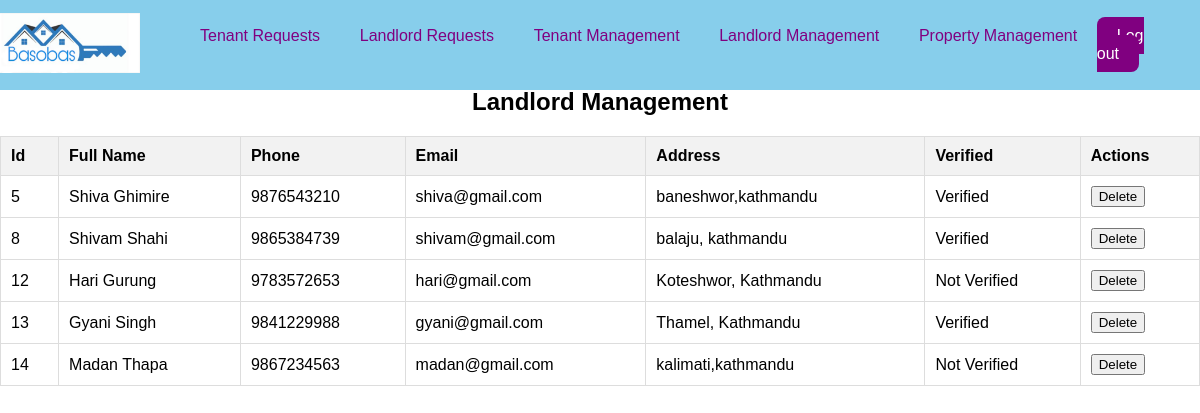
Page /admin.view.php on the committed database.
### tables this page shows
CREATE TABLE `landlord` (
  `lid` int(11) NOT NULL,
  `lname` varchar(30) NOT NULL,
  `llastname` varchar(255) NOT NULL,
  `lpassword` varchar(255) DEFAULT NULL,
  `lemail` varchar(30) NOT NULL,
  `lphone` bigint(10) NOT NULL,
  `laddress` varchar(255) NOT NULL,
  `verified` tinyint(1) NOT NULL DEFAULT 0,
  `request` tinyint(1) NOT NULL DEFAULT 0,
  `message` tinyint(1) NOT NULL DEFAULT 0,
  `id_document` varchar(255) NOT NULL,
  `property_document` varchar(255) NOT NULL
);

### Database.php (called while the page is built, shortened)
<?php
    class Database
{
    private static $host = "localhost";
    private static $user = "root";
    private static $pass = "";
    private static $db = "basobas";
    public $con = null;
    public function __construct()
    {
        $this->con = mysqli_connect(self::$host, self::$user, self::$pass, self::$db);
    }
    public function getConnection()
    {
        if ($this->con != null) {
            return $this->con;
        }
        return null;
    }
}
?>

### crud.php (called while the page is built, shortened)
<?php
require "database.php";
class Crud{
    public $con = null;
    public function __construct(){
        $db = new Database();
        $this->con = $db->getConnection();
    }
public function selectNoCondition($table){
   $select = "select * from ".$table;
    $query = mysqli_query($this->con,$select);
    return $query;
}
}

### admin.view.php (the view, shortened to what this page needs)
<?php
require "crud.php";
$crud = new Crud();
?>
<!DOCTYPE html>
<html>
<head>
  <link rel="stylesheet" href="">
</head>
<body>
<header>
    <a href="#" class="logo"><img src="logo.png" alt=""></a>
    <ul class="navbar">
      <li><a href="admin.tenantreq.php">Tenant Requests</a></li>
      <li><a href="admin.landlordreq.php">Landlord Requests</a></li>
      <li><a href="admin.tenantmgmt.php">Tenant Management</a></li>
      <li><a href="admin.view.php">Landlord Management</a></li>
      <li><a href="admin.property.php">Property Management</a></li>
        </ul>
    <div class="header-btn">
      <a href="logout.php" class="log-in">Log out</a>
    </div>
  </header>
    <h1>Welcome, <?php echo $_SESSION["aname"];?></h1>
  <div class="rental-list">
    <h2>Landlord Management</h2>
    <table id="rentalTable">
      <thead>
        <tr>
          <th>Id</th>
          <th>Full Name</th>
          <th>Phone</th>
          <th>Email</th>
          <th>Address</th>
          <th>Verified</th>
          <th>Actions</th>
        </tr>
      </thead>
      <tbody id="rentalTableBody">
        <?php
         $table = "landlord";
         $select = $crud->selectNoCondition($table);
         while ($row = mysqli_fetch_assoc($select)) {
           $id = $row["lid"];
           $firstName = $row["lname"];
           $lastName = $row["llastname"];
           $Phone = $row["lphone"];
           $Email = $row["lemail"];
           $Address = $row["laddress"];
           $verified = $row["verified"];
         ?>
           <tr>
             <td><?php echo $id; ?></td>
             <td><?php echo $firstName." ". $lastName ?></td>
             <td><?php echo $Phone ?></td>
             <td><?php echo $Email ?></td>
             <td><?php echo $Address ?></td>
             <td><?php if($verified ==1) {echo "Verified";} else{echo "Not Verified";}?></td>
             <td><a href="delete.php?table=<?php echo $table; ?>&key=lid&value=<?php echo $id; ?>&action=delete"><button>Delete</button></a></td>
           </tr>
         <?php } ?>
      </tbody>
    </table>
  </div>
</body>
</html>

### admin.view.php (style rules this page uses)
#rentalTable { width: 100%; border-collapse: collapse; }
#rentalTable th { background-color: yellow; padding: 8px; text-align: left; border-bottom: 1px solid #ddd; }
#rentalTable td { padding: 8px; text-align: left; border-bottom: 1px solid #ddd; }
body { font-family: Arial, sans-serif; margin: 0; padding: 0; }
.rental-list { margin-top: 30px; }
.rental-list h2 { text-align: center; }
#rentalTable { width: 100%; border-collapse: collapse; margin-top: 20px; }
#rentalTable th, #rentalTable td { padding: 10px; border: 1px solid #ddd; text-align: left; }
#rentalTable th { background-color: #f2f2f2; }
header { position: fixed; width: 100%; top: 0; right: 0; z-index: 1000; display: flex; align-items: center; justify-content: space-between; background: skyblue; padding: 0.3125rem 10px; height: 80px; }
.logo>img { width: 150px; height: 60px; }
.navbar { display: flex; list-style: none; }
.navbar li { position: relative; }
.navbar a { font-size: 1rem; padding: 0.625rem 20px; color: purple; font-weight: 500; text-decoration: none; }
.navbar a::after { content: ''; width: 0; height: 3px; background: purple; position: absolute; bottom: -4px; left: 0; transition: 0.5s; }
.header-btn a { padding: 10px 20px; color: purple; font-weight: 500; text-decoration: none; }
.header-btn .log-in { background:purple; color: white; border-radius: 0.5rem; }

### rows in the picture
landlord: lid "5", lname "Shiva", llastname "Ghimire", lphone "9876543210", lemail "shiva@gmail.com", laddress "baneshwor,kathmandu", verified "Verified"
landlord: lid "8", lname "Shivam", llastname "Shahi", lphone "9865384739", lemail "shivam@gmail.com", laddress "balaju, kathmandu", verified "Verified"
landlord: lid "12", lname "Hari", llastname "Gurung", lphone "9783572653", lemail "hari@gmail.com", laddress "Koteshwor, Kathmandu", verified "Not Verified"
landlord: lid "13", lname "Gyani", llastname "Singh", lphone "9841229988", lemail "gyani@gmail.com", laddress "Thamel, Kathmandu", verified "Verified"
landlord: lid "14", lname "Madan", llastname "Thapa", lphone "9867234563", lemail "madan@gmail.com", laddress "kalimati,kathmandu", verified "Not Verified"
